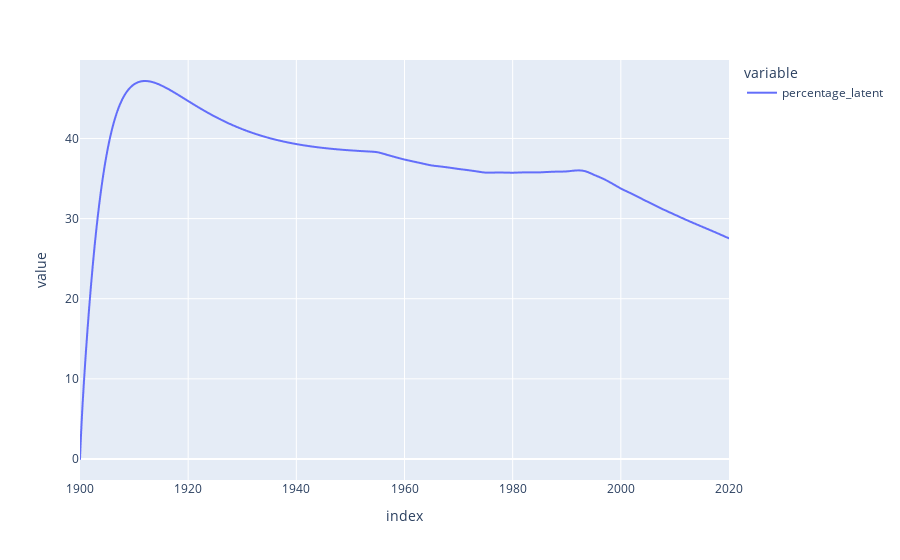

Notebook cell for this chart:
### Code cell
derived_df_0.percentage_latent.plot()

### Figure 1 — Plotly figure (JSON) as saved in the notebook; plotly's stock layout.template omitted (floating-point values rounded to 4 significant figures; data arrays with more than 128 entries replaced by an {"elided": "..."} marker saying what was removed)
{"data": [{"hovertemplate": "variable=percentage_latent<br>index=%{x}<br>value=%{y}<extra></extra>", "legendgroup": "percentage_latent", "line": {"color": "#636efa", "dash": "solid"}, "marker": {"symbol": "circle"}, "mode": "lines", "name": "percentage_latent", "showlegend": true, "type": "scattergl", "x": {"elided": "1201 float values"}, "xaxis": "x", "y": {"elided": "1201 float values"}, "yaxis": "y"}], "layout": {"legend": {"title": {"text": "variable"}, "tracegroupgap": 0}, "margin": {"t": 60}, "xaxis": {"anchor": "y", "domain": [0, 1], "title": {"text": "index"}}, "yaxis": {"anchor": "x", "domain": [0, 1], "title": {"text": "value"}}}}
